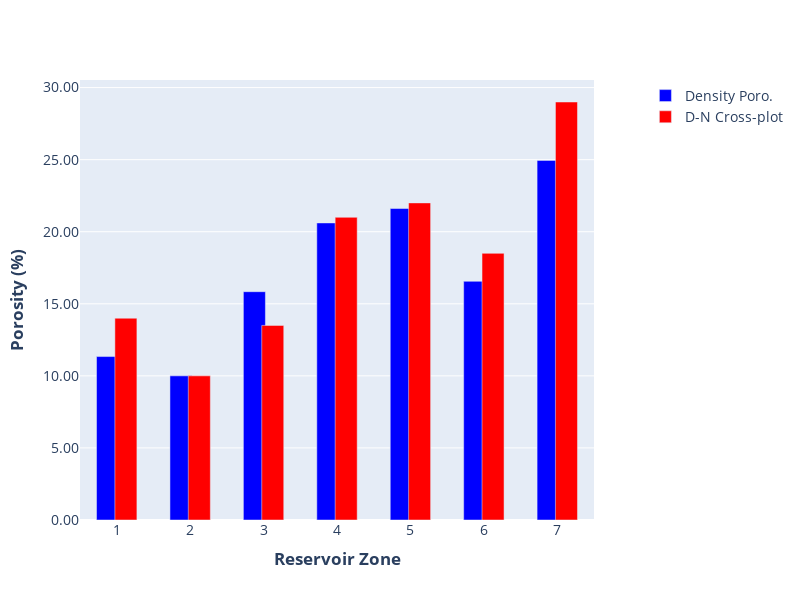
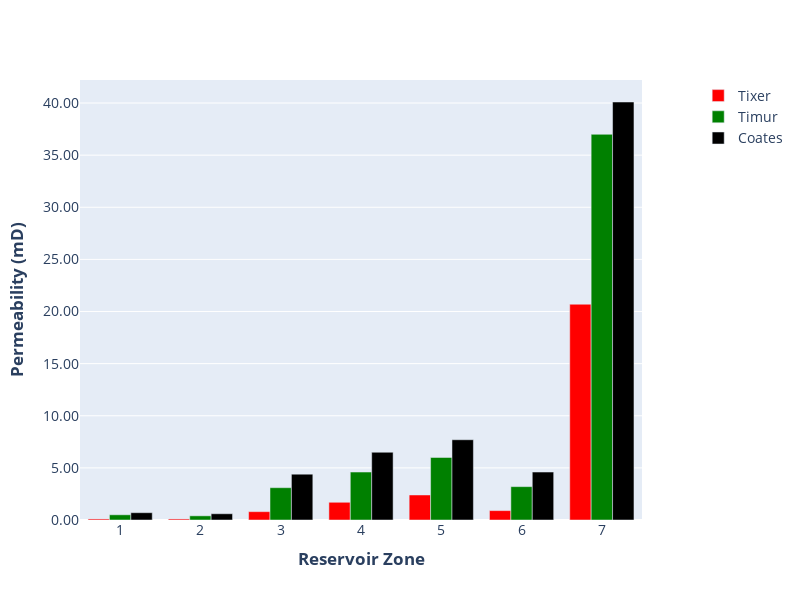

The notebook cell saved with these charts, in order:
### Code cell
# Well 2
fig3 = plot_porosity(reservoir_zone_porosity_well2, save_path="reservoir_graphs/porosity_well2.png")
fig4 = plot_permeability(reservoir_zone_perm_well2, save_path="reservoir_graphs/permeability_well2.png")
fig3.show()
fig4.show()

### Figure 1 — Plotly figure (JSON) as saved in the notebook; plotly's stock layout.template omitted (floating-point values rounded to 4 significant figures)
{"data": [{"marker": {"color": "blue"}, "name": "Density Poro.", "type": "bar", "width": 0.3, "x": [1, 2, 3, 4, 5, 6, 7], "y": [11.34, 10.0, 15.84, 20.61, 21.61, 16.56, 24.95]}, {"marker": {"color": "red"}, "name": "D-N Cross-plot", "type": "bar", "width": 0.3, "x": [1, 2, 3, 4, 5, 6, 7], "y": [14.0, 10.0, 13.5, 21.0, 22.0, 18.5, 29.0]}], "layout": {"bargap": 0.5, "barmode": "group", "font": {"size": 14}, "height": 600, "legend": {"orientation": "v", "x": 1.1, "y": 1}, "margin": {"b": 80, "l": 80, "r": 120, "t": 80}, "title": {"font": {"size": 16}}, "width": 800, "xaxis": {"dtick": 1, "tick0": 1, "tickmode": "linear", "title": {"text": "<b>Reservoir Zone</b>"}}, "yaxis": {"tickformat": ".2f", "title": {"text": "<b>Porosity (%)</b>"}}}}

### Figure 2 — Plotly figure (JSON) as saved in the notebook; plotly's stock layout.template omitted (floating-point values rounded to 4 significant figures)
{"data": [{"marker": {"color": "red"}, "name": "Tixer", "type": "bar", "x": [1, 2, 3, 4, 5, 6, 7], "y": [0.1, 0.1, 0.8, 1.7, 2.4, 0.9, 20.7]}, {"marker": {"color": "green"}, "name": "Timur", "type": "bar", "x": [1, 2, 3, 4, 5, 6, 7], "y": [0.5, 0.4, 3.1, 4.6, 6.0, 3.2, 37.0]}, {"marker": {"color": "black"}, "name": "Coates", "type": "bar", "x": [1, 2, 3, 4, 5, 6, 7], "y": [0.7, 0.6, 4.4, 6.5, 7.7, 4.6, 40.1]}], "layout": {"barmode": "group", "font": {"size": 14}, "height": 600, "legend": {"orientation": "v", "x": 1.1, "y": 1}, "margin": {"b": 80, "l": 80, "r": 120, "t": 80}, "title": {"font": {"size": 16}}, "width": 800, "xaxis": {"dtick": 1, "tick0": 1, "tickmode": "linear", "title": {"text": "<b>Reservoir Zone</b>"}}, "yaxis": {"tickformat": ".2f", "title": {"text": "<b>Permeability (mD)</b>"}}}}
